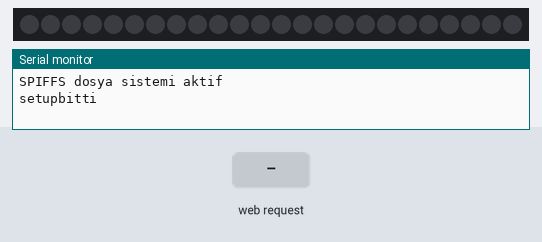
Bench run of a sketch on a simulated ESP8266 (NodeMCU). On the bench: 24 RGB LEDs in strip order, left to right, the last lines printed to the serial monitor. The test bench sets the inputs (shaded band). Dim RGB values are drawn brighter than linear; storage starts empty.

Above: at 3.2 s.
3.3 s: HTTP request GET /RcolorAlSag?RcolorSag=120 received
At 4.5 s:
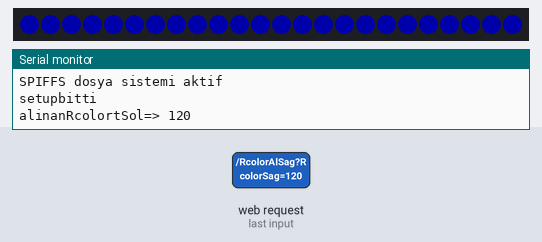
4.8 s: HTTP request GET /RcolorAlSag received
At 5.6 s:
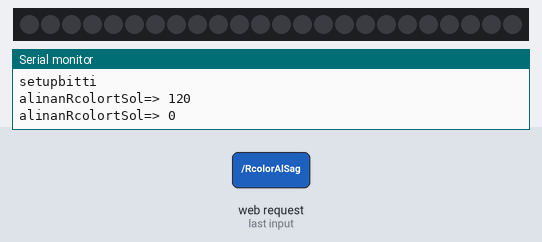
Timing chart, 0 to 7.8 s (numbered marks = the images above; inputs shaded):
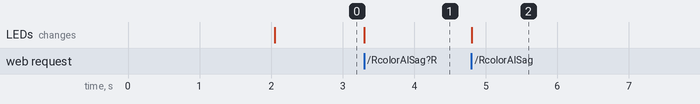

Measured:
- after the input at 3.3 s, the LEDs: change at once (image 1)
- after the input at 4.8 s, the LEDs: change at once (image 2)

The sketch:

2020-04-25-1810__evneopixel.ino
```cpp
#include <ESP8266WiFi.h>
#include <WiFiClient.h>
#include <ESP8266WebServer.h>
#include <FS.h>
#include <ArduinoJson.h>
#include <TimeLib.h>
#include <Adafruit_NeoPixel.h>


#define PIN        D3
#define NUMPIXELS 24

Adafruit_NeoPixel pixels(NUMPIXELS, PIN, NEO_GRB + NEO_KHZ400);


int alinanRcolorSag=0;


String javasciptenRenkText6;
String javasciptenRenkText7;
ESP8266WebServer server(80);

//Enter your SSID and PASSWORD
const char* ssid = "ESP8266";
const char* password = "12345678";


///////////////////////////////

void espyeRcolorAlSag() {
javasciptenRenkText6 = server.arg("RcolorSag"); //Refer  xhttp.open("GET", "setLED?xxx="+today.getTime(), true)
 alinanRcolorSag=javasciptenRenkText6.toInt();
Serial.print("alinanRcolortSol=> ");Serial.println(alinanRcolorSag);
pixels.setPixelColor(12, pixels.Color(255,0,0));
String str1="RcolorAlindiSag";
server.send(200, "text/plane",str1 );
pixels.fill(alinanRcolorSag);
pixels.setBrightness(100);

pixels.show();

}


////////////////////////////


void setup(void){

  ESP.eraseConfig();//2019-12-19yeni esp zaman zaman wifi server uzerinden gerekli dosyalara tam bağlanamiyordu. bazen iyi bazen kotu idi. belki bu cozum olur.emin degilim
  Serial.begin(115200);
  SPIFFS.begin();
  if(SPIFFS.begin()){
     Serial.println("SPIFFS dosya sistemi aktif");
    //return;
  }

    File file1 = SPIFFS.open("/jscolor.js", "r");
  if(file1){
    Serial.println("jscolor.js acildi");

  }
      File file2 = SPIFFS.open("/index.html", "r");
  if(file2){
    Serial.println("index.html acildi");

  }


  WiFi.softAP(ssid, password);
  IPAddress IP = WiFi.softAPIP();

  server.serveStatic("/", SPIFFS, "/index.html");
  server.serveStatic("/jscolor.js", SPIFFS, "/jscolor.js");

  server.on("/RcolorAlSag", espyeRcolorAlSag);


  setTime(1000);
  server.begin();
  delay(2000);
  pixels.begin(); // INITIALIZE NeoPixel strip object (REQUIRED)
  Serial.println("setupbitti");
}

void loop(void){
 server.handleClient();


}
```
